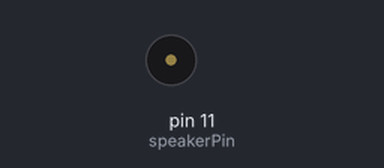
This sketch was run on a simulated Arduino Uno, built with avr-gcc and run on an emulated ATmega328P. Shown: buzzer (waves = sounding).

Above: at 1.1 s.
At 3.55 s:
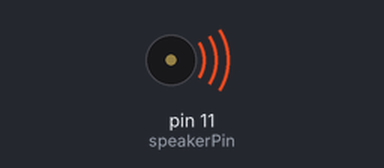
Timing chart, 0 to 3.9 s (numbered marks = the images above):
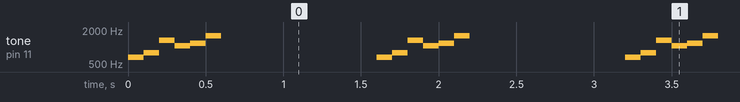

The sketch:

arduino.ino
```cpp
// {周波数, 長さ(ミリ秒)} のペアを格納
float melody[][2] = {
    // 1小節目
    {330,500},{392,500},{659,500},{523,500},{587,500},{784,500}
};

const int speakerPin = 11;  // スピーカーを接続するピン
const float noteDuration = 0.2; // 音符の長さ倍率（100ms基準）
const float noteWave = 2;     // 音の高さ倍率（周波数に掛ける倍率）

const int melodyLength = sizeof(melody) / sizeof(melody[0]);

void setup() {
  pinMode(speakerPin, OUTPUT);

  // 音の長さを調整
  if (noteDuration != 1.0) {
    for (int i = 0; i < melodyLength; i++) {
      melody[i][1] *= noteDuration; // 長さは index 1
    }
  }

  // 音の高さを調整
  if (noteWave != 1.0) {
    for (int i = 0; i < melodyLength; i++) {
      melody[i][0] *= noteWave; // 周波数は index 0
    }
  }
}

void loop() {
  for (int i = 0; i < melodyLength; i++) {
    float freq = melody[i][0];
    float dur = melody[i][1];

    if (freq > 0) { // 休符ではない場合
      tone(speakerPin, freq);
      delay(dur);
    } else { // 休符（freq = 0）なら無音
      noTone(speakerPin);
      delay(dur);
    }
  }
noTone(speakerPin);
delay(1000);
}
```

Measured:
- by itself, tone on pin 11 (speakerPin): repeats every 1.6 s: 784 Hz 0.10 s, 1318 Hz 0.10 s, 1046 Hz 0.10 s, 1174 Hz 0.10 s, 1568 Hz 0.10 s, silent 1.0 s, 660 Hz 0.10 s
